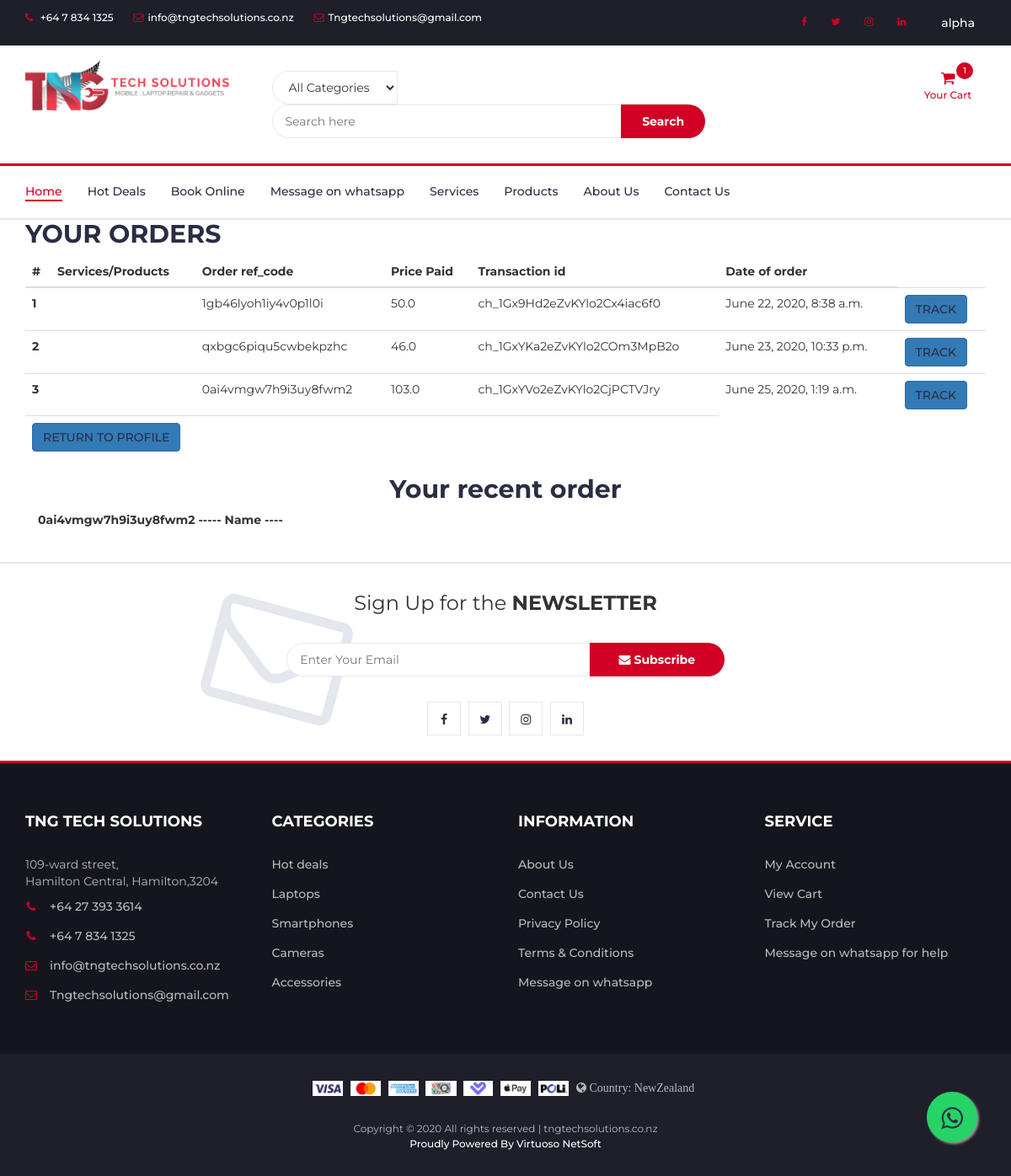
Screenshot of /view-orders/ (signed in) with the database file from the repository.
### prod/models.py (models this page shows, shortened)
class Order(models.Model):
    user=models.ForeignKey(User,on_delete=models.CASCADE)
    ref_code=models.CharField(max_length=20,blank=True,null=True)
    tngproduct=models.ManyToManyField(OrderItem)
    ordered=models.BooleanField(default=False)
    start_date=models.DateTimeField(default=timezone.now)
    ordered_date=models.DateTimeField()
    shipping_address=models.ForeignKey('Address',related_name='shipping_address',on_delete=models.SET_NULL,blank=True,null=True)
    billing_address=models.ForeignKey('Address',related_name='billing_address',on_delete=models.SET_NULL,blank=True,null=True)
    payment=models.ForeignKey('Payment',on_delete=models.SET_NULL,blank=True,null=True)
    coupon = models.ForeignKey('Coupon',on_delete=models.SET_NULL,blank=True,null=True)
    being_delivered=models.BooleanField(default=False)
    received=models.BooleanField(default=False)
    refund_requested=models.BooleanField(default=False)
    refund_granted=models.BooleanField(default=False)

class Payment(models.Model):
    stripe_charge_id = models.CharField(max_length=50)
    user=models.ForeignKey(User,on_delete=models.SET_NULL,blank=True,null=True)
    amount=models.FloatField()
    timestamp=models.DateTimeField(default=timezone.now)

### prod/views.py (the view)
# urls.py: path('view-orders/',ob.vieworder,name='vieworders'),
@login_required
def vieworder(request):
    order_qs=Order.objects.filter(user=request.user,ordered=True)
    rct = order_qs.last()
    if order_qs.exists():
        context={
            'object':order_qs,
            'rct':rct
        }
    else:
        messages.warning(request,f'You do not have an order')
        context={
            'object':order_qs
        }
    return render(request,'prod/view-orders.html',context)

### prod/templates/prod/view-orders.html (shortened to what this page needs)
{% extends "prod/base.html" %}
{% block content %}
<div class="table-responsive">
  <h2>YOUR ORDERS</h2>
  <table class="table">
    <thead>
      <tr>
        <th scope="col">#</th>
        <th scope="col">Services/Products</th>
        <th scope="col">Order ref_code</th>
        <th scope="col">Price Paid</th>
        <th scope="col">Transaction id</th>
        <th scope="col">Date of order</th>
      </tr>
    </thead>
    <tbody>
      {% for order_item in object.all %}
      <tr>
        <th scope="row">{{ forloop.counter }}</th>
        <td>
        </td>
        <td>{{ order_item.ref_code }}</td>
        <td>{{ order_item.payment.amount }}</td>
        <td>{{ order_item.payment.stripe_charge_id }}</td>
        <td>{{ order_item.ordered_date }}</td>
        <td><a href="/trackorder/{{ order_item.ref_code }}/" class='btn btn-primary float-right'>TRACK</a></td>
      </tr>
      {% endfor %}
      <tr>
        <td colspan="5">
          <a href="{% url 'profile' %}" class='btn btn-primary float-right'>RETURN TO PROFILE</a>
        </td>
      </tr>
    </tbody>
  </table>
  <div class="container-fluid mt-3 mb-3 pt-2">
    <h2 class="text-center mb-2">Your recent order</h2>
    <p><strong> {{ rct.ref_code }} ----- Name ----  </strong></p>
  </div>
</div>
{% endblock content %}

### prod/templates/prod/base.html (shortened to what this page needs)
{% load static %}
{% load cart_template_tags %}
<!DOCTYPE html>
<html lang="en">
<head>
	<link type="text/css" rel="stylesheet" href="{% static 'prod/css/bootstrap.min.css' %}" />
	<link type="text/css" rel="stylesheet" href="{% static 'prod/css/slick.css' %}" />
	<link type="text/css" rel="stylesheet" href="{% static 'prod/css/slick-theme.css' %}" />
	<link type="text/css" rel="stylesheet" href="{% static 'prod/css/nouislider.min.css' %}" />
	<link rel="stylesheet" href="{% static 'prod/css/font-awesome.min.css' %}">
	<link type="text/css" rel="stylesheet" href="{% static 'prod/css/style.css' %}" />
</head>
<body>
	<section>
	<header>
		<div id="top-header">
			<div class="container">
				<ul class="header-links pull-left">
					<li><a href="tel:+64 7 834 1325"><i class="fa fa-phone"></i> +64 7 834 1325</a></li>
					<li><a href="mailto:info@tngtechsolutions.co.nz"><i
								class="fa fa-envelope-o"></i>info@tngtechsolutions.co.nz</a></li>
					<li><a href="mailto:Tngtechsolutions@gmail.com"><i class="fa fa-envelope-o"></i>Tngtechsolutions@gmail.com</a></li>
				</ul>
				<ul class="header-links pull-right">
					<li class="nav-item">
						<a href="https://www.facebook.com/tngtechsolutions/" class="nav-link waves-effect"
							target="_blank" rel="noopener">
							<i class="fa fa-facebook"></i>
						</a>
					</li>
					<li class="nav-item">
						<a href="https://twitter.com/tng_tech" class="nav-link waves-effect" target="_blank" rel="noopener">
							<i class="fa fa-twitter"></i>
						</a>
					</li>
					<li class="nav-item">
						<a href="https://www.instagram.com/tngtech.nz/" class="nav-link waves-effect" target="_blank" rel="noopener">
							<i class="fa fa-instagram"></i>
						</a>
					</li>
					<li class="nav-item">
						<a href="https://www.linkedin.com/company/tng-tech-solutions/" class="nav-link waves-effect"
							target="_blank" rel="noopener">
							<i class="fa fa-linkedin"></i>
						</a>
					</li>
					{% if user.is_authenticated %}
					<li class="nav-item dropdown">
						<div class="dropdown show">
							<a class="btn dropdown-toggle" href="#" role="button" id="dropdownMenuLink"
								data-toggle="dropdown" aria-haspopup="true" aria-expanded="false">
								{{ user.username }}
							</a>
						</div>
					</li>
					{% endif %}
				</ul>
			</div>
		</div>
		<div id="header">
			<div class="container">
				<div class="row">
					<div class="col-md-3">
						<div class="header-logo">
							<a href="{% url 'homie' %}" class="logo">
								<img src="{% static 'prod/img/logo-black.png' %}" alt="" style="width:250px;">
							</a>
						</div>
					</div>
					<div class="col-md-6">
						<div class="header-search">
							<form method="get" action="{% url 'searchprod' %}">
								<select class="input-select">
									<option value="0">All Categories</option>
								</select>
								<input class="input" type="text" name="search" placeholder="Search here">
								<button class="search-btn" type="submit">Search</button>
							</form>
						</div>
					</div>
					<div class="col-md-3 clearfix">
						<div class="header-ctn">
							{% if user.is_authenticated %}
							<div class="dropdown">
								<a href="{% url 'order-summary' %}" aria-expanded="true">
									<i class="fa fa-shopping-cart"></i>
									<span>Your Cart</span>
									{% if request.user|cart_item_count != 0 %}
									<div class="qty">{{ request.user|cart_item_count }}</div>
									{% endif %}
								</a>
							</div>
							{% endif %}
						</div>
					</div>
				</div>
			</div>
		</div>
	</header>
	<nav id="navigation">
		<div class="container">
			<div id="responsive-nav">
				<ul class="main-nav nav navbar-nav">
					<li class="active"><a href="{% url 'homie' %}">Home</a></li>
					<li><a href="#">Hot Deals</a></li>
					<li><a href="/online-booking/nan/">Book Online</a></li>
					<li><a href="https://wa.me/message/X66SOD5VCXEAF1">Message on whatsapp</a></li>
					<li><a href="/serv-prod/serv/">Services</a></li>
					<li><a href="/serv-prod/prdcts/">Products</a></li>
					<li><a href="{% url 'about' %}">About Us</a></li>
					<li><a href="{% url 'contact' %}">Contact Us</a></li>
				</ul>
			</div>
		</div>
	</nav>
	<main class="mt-5 pt-4">
		<div class="container dark-grey-text mt-5">
			{% block content  %}
			{% endblock content %}
		 </div>
	</main>
	<div id="newsletter" class="section">
		<div class="container">
			<div class="row">
				<div class="col-md-12">
					<div class="newsletter">
						<p>Sign Up for the <strong>NEWSLETTER</strong></p>
						<form method="POST" action="{% url 'homenews' %}">
							<input class="input" name="email" type="email" placeholder="Enter Your Email">
							<button class="newsletter-btn" type="submit"><i class="fa fa-envelope"></i>
								Subscribe</button>
						</form>
						<ul class="newsletter-follow">
							<li>
								<a href="https://www.facebook.com/tngtechsolutions/" target="_blank"><i
										class="fa fa-facebook"></i></a>
							</li>
							<li>
								<a href="https://twitter.com/tng_tech" target="_blank"><i class="fa fa-twitter"></i></a>
							</li>
							<li>
								<a href="https://www.instagram.com/tngtech.nz/" target="_blank"><i
										class="fa fa-instagram"></i></a>
							</li>
							<li>
								<a href="https://www.linkedin.com/company/tng-tech-solutions/" target="_blank"><i
										class="fa fa-linkedin"></i></a>
							</li>
						</ul>
					</div>
				</div>
			</div>
		</div>
	</div>
	<a href="https://wa.me/message/X66SOD5VCXEAF1" class="float" target="_blank" rel="noopener">
		<i class="fa fa-whatsapp" aria-hidden="true" style="margin-top: 16px;"></i>
		</a>
	<footer id="footer">
		<div class="section">
			<div class="container">
				<div class="row">
					<div class="col-md-3 col-xs-6">
						<div class="footer">
							<h3 class="footer-title">TNG Tech Solutions</h3>
							<p>109-ward street,<br> Hamilton Central, Hamilton,3204</p>
							<ul class="footer-links">
								<li><a href="tel:+64 27 393 3614"><i class="fa fa-phone"></i>+64 27 393 3614</a></li>
								<li><a href="tel:+64 7 834 1325"><i class="fa fa-phone"></i>+64 7 834 1325</a></li>
								<li><a href="mailto:info@tngtechsolutions.co.nz"><i
											class="fa fa-envelope-o"></i>info@tngtechsolutions.co.nz</a></li>
								<li><a href="mailto:Tngtechsolutions@gmail.com"><i class="fa fa-envelope-o"></i>Tngtechsolutions@gmail.com</a></li>
							</ul>
						</div>
					</div>
					<div class="col-md-3 col-xs-6">
						<div class="footer">
							<h3 class="footer-title">Categories</h3>
							<ul class="footer-links">
								<li><a href="#">Hot deals</a></li>
								<li><a href="#">Laptops</a></li>
								<li><a href="#">Smartphones</a></li>
								<li><a href="#">Cameras</a></li>
								<li><a href="#">Accessories</a></li>
							</ul>
						</div>
					</div>
					<div class="col-md-3 col-xs-6">
						<div class="footer">
							<h3 class="footer-title">Information</h3>
							<ul class="footer-links">
								<li><a href="{% url 'about' %}">About Us</a></li>
								<li><a href="{% url 'contact' %}">Contact Us</a></li>
								<li><a href="{% url 'privacy' %}">Privacy Policy</a></li>
								<li><a href="{% url 'tandc' %}">Terms & Conditions</a></li>
								<li><a href="https://wa.me/message/X66SOD5VCXEAF1">Message on whatsapp</a></li>
							</ul>
						</div>
					</div>
					<div class="col-md-3 col-xs-6">
						<div class="footer">
							<h3 class="footer-title">Service</h3>
							<ul class="footer-links">
								<li><a href="{% url 'profile' %}">My Account</a></li>
								<li><a href="/order-summary/">View Cart</a></li>
								<li><a href="{% url 'vieworders' %}">Track My Order</a></li>
								<li><a href="https://wa.me/message/X66SOD5VCXEAF1">Message on whatsapp for help</a></li>
							</ul>
						</div>
					</div>
				</div>
			</div>
		</div>
		<div id="bottom-footer" class="section">
			<div class="container">
				<div class="row">
					<div class="col-md-12 text-center">
						<ul class="footer-payments">
							<li><img src="{% static 'prod/img/visa.jpg' %}" alt="" style="height: 18px;"></li>
							<li><img src="{% static 'prod/img/mastercard.jpg' %}" alt="" style="height: 18px;"></li>
							<li><img src="{% static 'prod/img/american-express.jpg' %}" alt="" style="height: 18px;"></li>
							<li><img src="{% static 'prod/img/qcard.jpg' %}" alt="" style="height: 18px;"></li>
							<li><img src="{% static 'prod/img/laybuy.jpg' %}" alt="" style="height: 18px;"></li>
							<li><img src="{% static 'prod/img/apple-pay.jpg' %}" alt="" style="height: 18px;"></li>
							<li><img src="{% static 'prod/img/poli.jpg' %}" alt="" style="height: 18px;"></li>
							<li class="ml-4">  <i class="fa fa-globe"> Country: NewZealand</i></li>
						</ul>
						<span class="copyright">
							Copyright &copy;
							<script>document.write(new Date().getFullYear());</script> All rights reserved |
							tngtechsolutions.co.nz <br> <a href="https://www.virtuosonetsoft.com/contact.php" target="_blank" style="color: white;" rel="noopener">
								Proudly Powered By Virtuoso NetSoft</a>
						</span>
					</div>
				</div>
			</div>
		</div>
	</footer>
	</section>
</body>
</html>

### rows the page displays
Order: ref_code "1gb46lyoh1iy4v0p1l0i", payment.amount "50.0", payment.stripe_charge_id "ch_1Gx9Hd2eZvKYlo2Cx4iac6f0", ordered_date "June 22, 2020, 8:38 a.m."
Order: ref_code "qxbgc6piqu5cwbekpzhc", payment.amount "46.0", payment.stripe_charge_id "ch_1GxYKa2eZvKYlo2COm3MpB2o", ordered_date "June 23, 2020, 10:33 p.m."
Order: ref_code "0ai4vmgw7h9i3uy8fwm2", payment.amount "103.0", payment.stripe_charge_id "ch_1GxYVo2eZvKYlo2CjPCTVJry", ordered_date "June 25, 2020, 1:19 a.m."

### other values shown
{{ user.username }} "alpha"
{{ request.user|cart_item_count }} "1"
